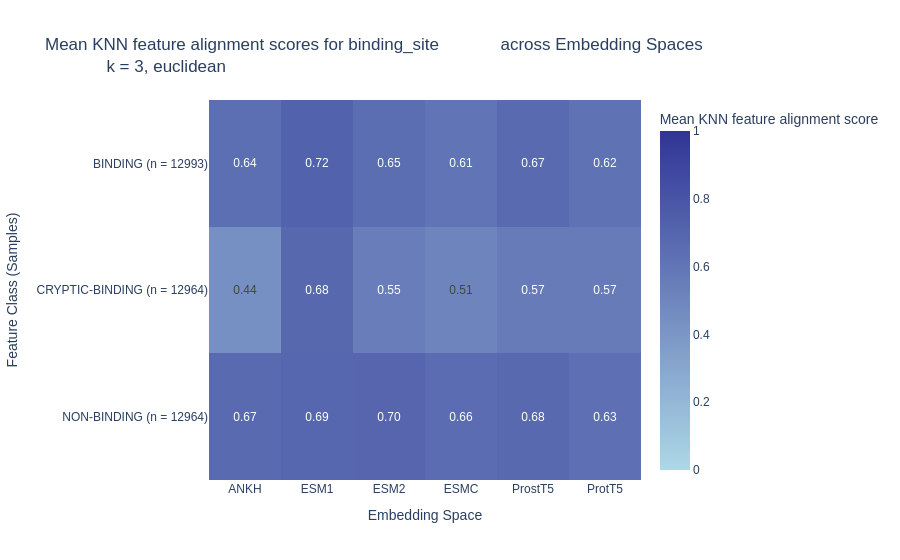

This figure's notebook cell:
### Code cell
from emmaemb.vizualisation import plot_knn_alignment_across_classes

for embeddings_name, _ in emb_spaces:
    emma.calculate_pairwise_distances(emb_space=embeddings_name, metric='euclidean')

fig_3 = plot_knn_alignment_across_classes(
    emma, k=3, metric='euclidean', feature='binding_site')

fig_3.update_layout(coloraxis_cmin=0, coloraxis_cmax=1)
fig_3.show()

### Figure 1 — Plotly figure (JSON) as saved in the notebook; plotly's stock layout.template omitted (floating-point values rounded to 4 significant figures)
{"data": [{"coloraxis": "coloraxis", "hovertemplate": "Embedding Space: %{x}<br>Feature Class (Samples): %{y}<br>Mean KNN feature alignment score: %{z}<extra></extra>", "name": "0", "texttemplate": "%{z:.2f}", "type": "heatmap", "x": ["ANKH", "ESM1", "ESM2", "ESMC", "ProstT5", "ProtT5"], "xaxis": "x", "y": ["BINDING (n = 12993)", "CRYPTIC-BINDING (n = 12964)", "NON-BINDING (n = 12964)"], "yaxis": "y", "z": [[0.6431, 0.722, 0.6457, 0.6061, 0.6696, 0.6224], [0.4397, 0.6847, 0.5538, 0.5116, 0.5689, 0.57], [0.6682, 0.6914, 0.6982, 0.6557, 0.6784, 0.6328]]}], "layout": {"coloraxis": {"cmax": 1, "cmin": 0, "colorbar": {"title": {"text": "Mean KNN feature alignment score"}}, "colorscale": [[0, "lightblue"], [1, "#303496"]]}, "font": {"family": "Arial"}, "title": {"text": "Mean KNN feature alignment scores for binding_site             across Embedding Spaces<br>             k = 3, euclidean"}, "xaxis": {"anchor": "y", "domain": [0, 1], "title": {"text": "Embedding Space"}}, "yaxis": {"anchor": "x", "autorange": "reversed", "domain": [0, 1], "title": {"text": "Feature Class (Samples)"}}}}
